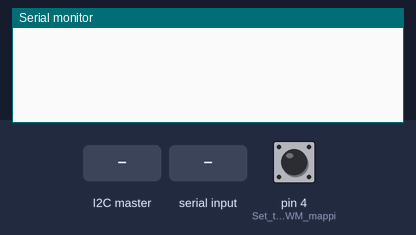
The sketch below on a simulated Arduino Uno, built with avr-gcc and run on an emulated ATmega328P. On the bench: the last lines printed to the serial monitor. The inputs (shaded band) are chosen by the test bench; at power-on: pin 4 (Set_the_pin_for_PWM_mappi) LOW.

Above: at 1.2 s.
1.3 s: the I2C master sends "S"
At 1.9 s:
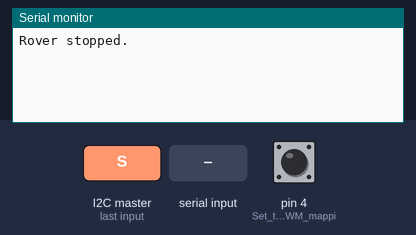
3.5 s: "S,1\n" received over Serial
At 5.1 s:
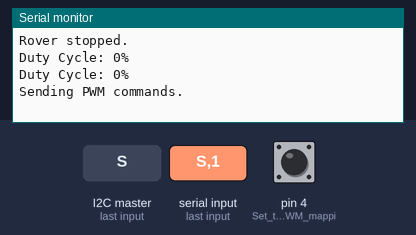
5.5 s: the I2C master sends "R"
At 5.9 s:
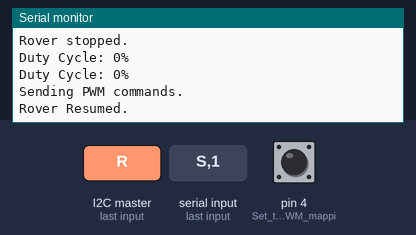
7.0 s: "2\n" received over Serial
At 9.8 s:
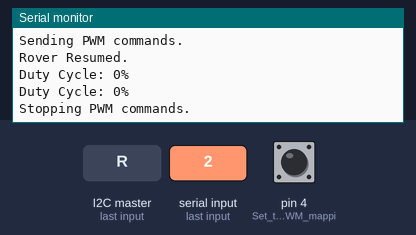
10.0 s: the I2C master sends the byte 1
At 10.8 s:
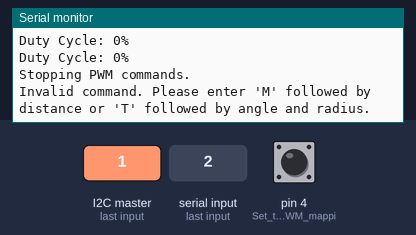
11.5 s: the I2C master sends "T"
At 12.4 s:
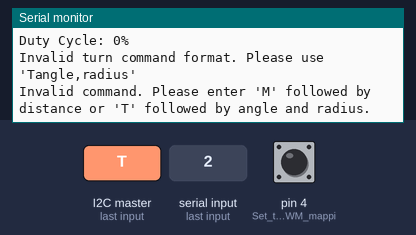

Measured:
- after the input at 1.3 s, the serial monitor: prints a new line at once (image 1)
- after the input at 3.5 s, the serial monitor: prints a new line after 0.52 s (image 2)
- after the input at 5.5 s, the serial monitor: prints a new line at once (image 3)
- after the input at 7.0 s, the serial monitor: prints a new line after 2.0 s (image 4)
- after the input at 10.0 s, the serial monitor: prints a new line at once (image 5)
- after the input at 11.5 s, the serial monitor: prints a new line at once (image 6)

The sketch:

I2C_Bus_Release_Test.ino
```cpp
#include <Adafruit_PWMServoDriver.h>
#include "pwm_map.h"

#define MOTION_SUBSYSTEM_ADDR 0X0D
#include <Wire.h>

volatile bool roverActive;

Adafruit_PWMServoDriver pwm = Adafruit_PWMServoDriver();
bool sendPWMCommands = false;

void setup() {
  // Initialize serial communication
  Serial.begin(9600);

  // Initialize the PWM driver
  pwm.begin();
  pwm.setOscillatorFrequency(27000000);  // Set the onboard oscillator of PCA9685 to 27 MHz
  pwm.setPWMFreq(1600);                  // Set the PWM frequency to 1.6 kHz, the maximum value for PCA9685

  pwm_map_innit();

  Wire.begin(MOTION_SUBSYSTEM_ADDR);  // Start I2C as slave with address
  Wire.onReceive(receiveEvent);       // Register the receive event handler
  //Wire.onRequest(requestEvent);     // Register event for sending data
  Wire.setClock(400000);
}

void loop() {
  pwm_map();
  // Check for serial input
  if (Serial.available() > 0) {
    int input = Serial.parseInt();  // Read the integer input from the serial

    // Check the input value
    if (input == 1) {
      sendPWMCommands = true;
      Serial.println("Sending PWM commands.");
    } else if (input == 2) {
      sendPWMCommands = false;
      Serial.println("Stopping PWM commands.");
      // Optionally set all PWM outputs to 0
      for (int i = 0; i < 16; i++) {
        pwm.setPWM(i, 0, 0);
      }
    }
  }

  // Send PWM commands if enabled
  if (sendPWMCommands) {
      for (int i = 0; i < 16; i++) {
        pwm.setPWM(i, 0, 2000);
      }
  }
}

void receiveEvent(int howMany) {
  String command = "";
  while (Wire.available()) {
    char c = Wire.read();
    command += c;
  }
  processCommand(command);
}

void processCommand(String command) {
  command.trim();  // Remove any leading/trailing whitespace

  float commandDistance = 0.0;
  float commandAngle = 0.0;
  float commandRadius = 0.0;
  bool validCommand = false;

  if (command.equals("S")) {
    roverActive = false;
    Serial.println("Rover stopped.");
    validCommand = true;
  } else if (command.equals("R")) {
    roverActive = true;
    Serial.println("Rover Resumed.");
    validCommand = true;
  } else if (command.startsWith("M")) {
    commandDistance = command.substring(1).toFloat();
    // moveStraight(commandDistance);
    validCommand = true;
  } else if (command.startsWith("T")) {
    int commaIndex = command.indexOf(',');
    if (commaIndex != -1) {
      commandAngle = command.substring(1, commaIndex).toFloat();
      commandRadius = command.substring(commaIndex + 1).toFloat();
      if (commandRadius > 0) {
        // turnByRadius(commandAngle, commandRadius);
        validCommand = true;
      } else {
        Serial.println("Invalid radius. Please enter a positive number for radius.");
      }
    } else {
      Serial.println("Invalid turn command format. Please use 'Tangle,radius'");
    }
  }

  if (!validCommand) {
    Serial.println("Invalid command. Please enter 'M' followed by distance or 'T' followed by angle and radius.");
  }
}
```

pwm_map.h
```cpp
#ifndef _PWM_MAP_H
#define _PWM_MAP_H

void pwm_map_innit() {
  pinMode(4, INPUT);  // Set the pin for PWM mapping input
  // pinMode(9, OUTPUT);  // Set the pin for PWM mapping input
}

void pwm_map() {

  unsigned long highPulse = pulseIn(4, HIGH);
  unsigned long lowPulse = pulseIn(4, LOW);
  unsigned long period = highPulse + lowPulse;
  double dutyCycle = (double(highPulse) / period) * 100;

  // analogWrite(9, 2.25 * dutyCycle);  // Map duty cycle to analogWrite value

  // Print the results
  Serial.print("Duty Cycle: ");
  Serial.print(highPulse);
  Serial.println("%");
}

#endif
```
